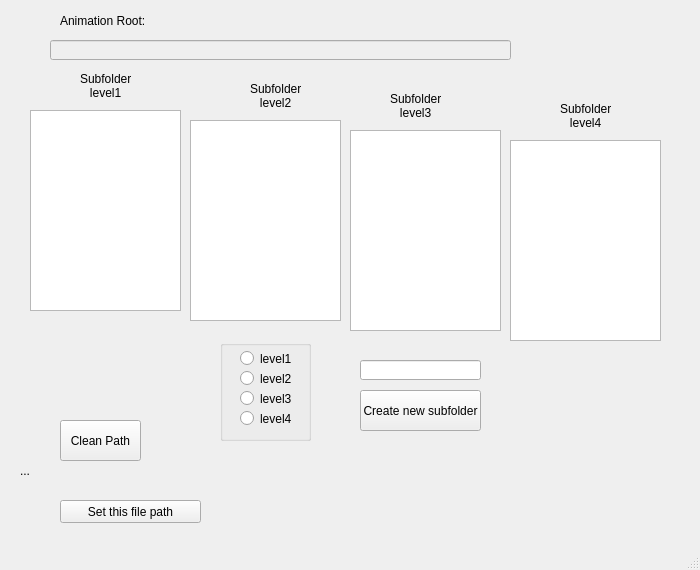
<?xml version="1.0" encoding="UTF-8"?>
<ui version="4.0">
 <class>AnimSubPath</class>
 <widget class="QMainWindow" name="AnimSubPath">
  <property name="geometry">
   <rect>
    <x>0</x>
    <y>0</y>
    <width>700</width>
    <height>570</height>
   </rect>
  </property>
  <property name="windowTitle">
   <string>Anim Sub Path Tree</string>
  </property>
  <widget class="QWidget" name="centralwidget">
   <widget class="QListWidget" name="listWid_lavel1">
    <property name="geometry">
     <rect>
      <x>30</x>
      <y>110</y>
      <width>151</width>
      <height>201</height>
     </rect>
    </property>
   </widget>
   <widget class="QListWidget" name="listWid_lavel2">
    <property name="geometry">
     <rect>
      <x>190</x>
      <y>120</y>
      <width>151</width>
      <height>201</height>
     </rect>
    </property>
   </widget>
   <widget class="QListWidget" name="listWid_lavel3">
    <property name="geometry">
     <rect>
      <x>350</x>
      <y>130</y>
      <width>151</width>
      <height>201</height>
     </rect>
    </property>
   </widget>
   <widget class="QListWidget" name="listWid_lavel4">
    <property name="geometry">
     <rect>
      <x>510</x>
      <y>140</y>
      <width>151</width>
      <height>201</height>
     </rect>
    </property>
   </widget>
   <widget class="QLabel" name="lab_anim_root">
    <property name="geometry">
     <rect>
      <x>60</x>
      <y>10</y>
      <width>101</width>
      <height>21</height>
     </rect>
    </property>
    <property name="text">
     <string>Animation Root:</string>
    </property>
   </widget>
   <widget class="QLabel" name="lab_level1">
    <property name="geometry">
     <rect>
      <x>80</x>
      <y>70</y>
      <width>51</width>
      <height>31</height>
     </rect>
    </property>
    <property name="text">
     <string>Subfolder
   level1</string>
    </property>
   </widget>
   <widget class="QLabel" name="lab_level2">
    <property name="geometry">
     <rect>
      <x>250</x>
      <y>80</y>
      <width>51</width>
      <height>31</height>
     </rect>
    </property>
    <property name="text">
     <string>Subfolder
   level2</string>
    </property>
   </widget>
   <widget class="QLabel" name="lab_level3">
    <property name="geometry">
     <rect>
      <x>390</x>
      <y>90</y>
      <width>51</width>
      <height>31</height>
     </rect>
    </property>
    <property name="text">
     <string>Subfolder
   level3</string>
    </property>
   </widget>
   <widget class="QLabel" name="lab_level4">
    <property name="geometry">
     <rect>
      <x>560</x>
      <y>100</y>
      <width>51</width>
      <height>31</height>
     </rect>
    </property>
    <property name="text">
     <string>Subfolder
   level4</string>
    </property>
   </widget>
   <widget class="QPushButton" name="pushBut_create_new_folder">
    <property name="geometry">
     <rect>
      <x>360</x>
      <y>390</y>
      <width>121</width>
      <height>41</height>
     </rect>
    </property>
    <property name="text">
     <string>Create new subfolder</string>
    </property>
   </widget>
   <widget class="QLineEdit" name="lineEd_new_fol">
    <property name="geometry">
     <rect>
      <x>360</x>
      <y>360</y>
      <width>121</width>
      <height>20</height>
     </rect>
    </property>
   </widget>
   <widget class="QGroupBox" name="groupBo_radio_but">
    <property name="geometry">
     <rect>
      <x>220</x>
      <y>340</y>
      <width>91</width>
      <height>101</height>
     </rect>
    </property>
    <property name="title">
     <string/>
    </property>
    <widget class="QRadioButton" name="radioButt_level1">
     <property name="geometry">
      <rect>
       <x>20</x>
       <y>10</y>
       <width>82</width>
       <height>17</height>
      </rect>
     </property>
     <property name="text">
      <string>level1</string>
     </property>
    </widget>
    <widget class="QRadioButton" name="radioButt_level2">
     <property name="geometry">
      <rect>
       <x>20</x>
       <y>30</y>
       <width>82</width>
       <height>17</height>
      </rect>
     </property>
     <property name="text">
      <string>level2</string>
     </property>
    </widget>
    <widget class="QRadioButton" name="radioButt_level3">
     <property name="geometry">
      <rect>
       <x>20</x>
       <y>50</y>
       <width>82</width>
       <height>17</height>
      </rect>
     </property>
     <property name="text">
      <string>level3</string>
     </property>
    </widget>
    <widget class="QRadioButton" name="radioButt_level4">
     <property name="geometry">
      <rect>
       <x>20</x>
       <y>70</y>
       <width>82</width>
       <height>17</height>
      </rect>
     </property>
     <property name="text">
      <string>level4</string>
     </property>
    </widget>
   </widget>
   <widget class="QLabel" name="lab_final_anim_path">
    <property name="geometry">
     <rect>
      <x>20</x>
      <y>460</y>
      <width>651</width>
      <height>21</height>
     </rect>
    </property>
    <property name="text">
     <string>...</string>
    </property>
   </widget>
   <widget class="QLineEdit" name="lineEdit_anim_root">
    <property name="enabled">
     <bool>false</bool>
    </property>
    <property name="geometry">
     <rect>
      <x>50</x>
      <y>40</y>
      <width>461</width>
      <height>20</height>
     </rect>
    </property>
   </widget>
   <widget class="QPushButton" name="pushBut_set_this_path">
    <property name="geometry">
     <rect>
      <x>60</x>
      <y>500</y>
      <width>141</width>
      <height>23</height>
     </rect>
    </property>
    <property name="text">
     <string>Set this file path</string>
    </property>
   </widget>
   <widget class="QPushButton" name="pushBut_clean_path">
    <property name="geometry">
     <rect>
      <x>60</x>
      <y>420</y>
      <width>81</width>
      <height>41</height>
     </rect>
    </property>
    <property name="text">
     <string>Clean Path</string>
    </property>
   </widget>
  </widget>
  <widget class="QMenuBar" name="menubar">
   <property name="geometry">
    <rect>
     <x>0</x>
     <y>0</y>
     <width>700</width>
     <height>21</height>
    </rect>
   </property>
  </widget>
  <widget class="QStatusBar" name="statusbar"/>
 </widget>
 <resources/>
 <connections/>
</ui>
